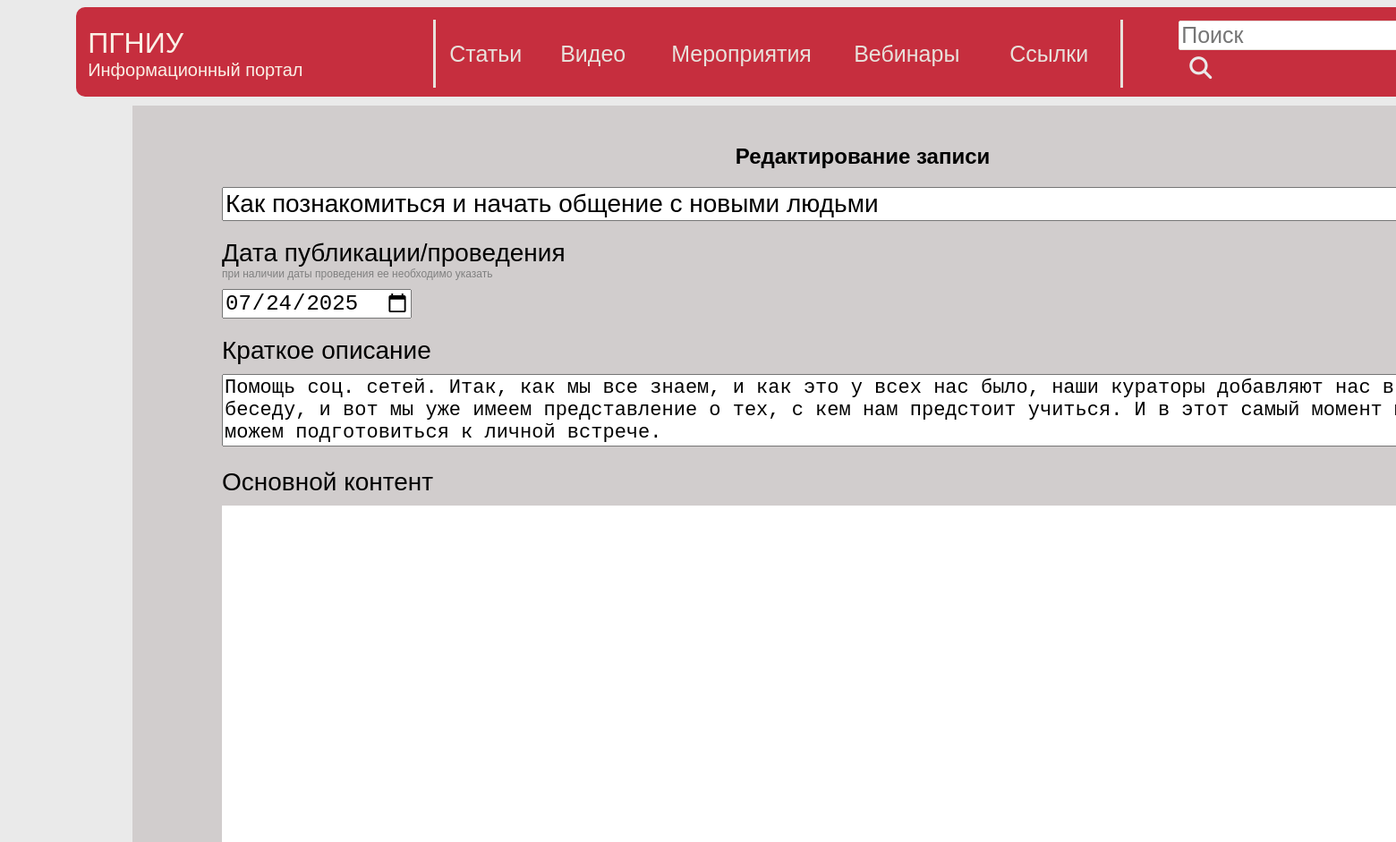
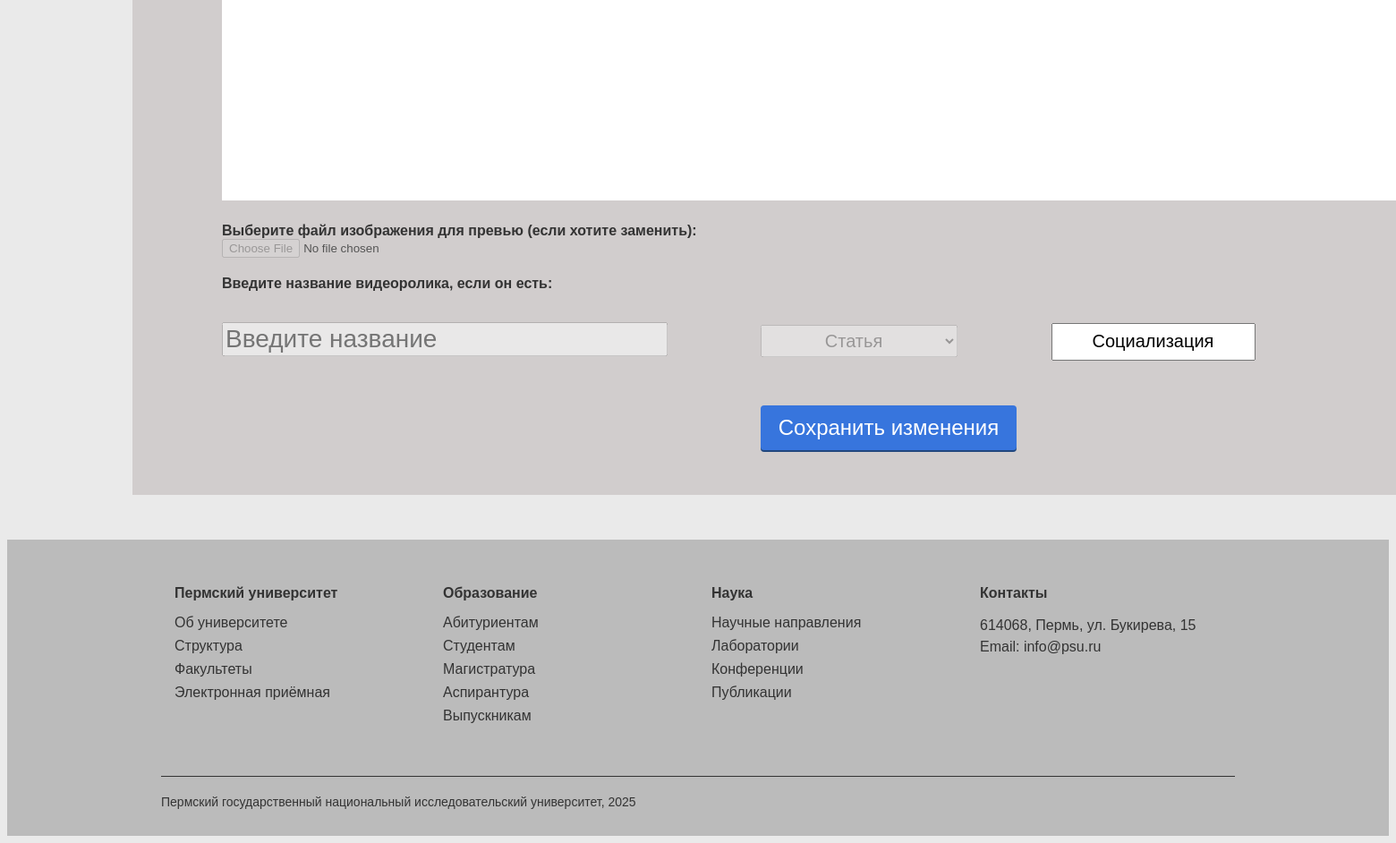
Page /Портал/admin/edit/edit-article.php?id=31 on the committed database (2 pictures, top to bottom).
### tables this page shows
CREATE TABLE `posts` (
  `Id` int NOT NULL,
  `Title` varchar(64) DEFAULT NULL,
  `Short` varchar(256) DEFAULT NULL,
  `Published` date DEFAULT (curdate()),
  `Info` mediumtext,
  `Preview` varchar(40) DEFAULT NULL,
  `Theme` varchar(30) DEFAULT NULL,
  `Type` int NOT NULL DEFAULT '1'
);

### Портал/admin/edit/edit-article.php (the view, shortened to what this page needs)
<?php
include "../../construct/functions.php";
$errors = [];
$id = isset($_GET['id']) ? intval($_GET['id']) : 0;
$stmt = $pdo->prepare("SELECT * FROM posts WHERE Id = ?");
$stmt->execute([$id]);
$post = $stmt->fetch(PDO::FETCH_ASSOC);
if ($_SERVER['REQUEST_METHOD'] === 'POST') {
    $title = trim($_POST['title'] ?? '');
    $date = $_POST['date'] ?? null;
    $short_description = trim($_POST['short_description'] ?? '');
    $content = $_POST['content'] ?? '';
    $topic = trim($_POST['topic'] ?? '');
    if ($title === '') {
        $errors[] = "Заголовок обязателен.";
    }
    if (empty($errors)) {
        if (empty($errors)) {
            $stmt = $pdo->prepare("UPDATE posts SET Title = ?, Published = ?, Short = ?, Info = ?, Theme = ? WHERE Id = ?");
            $stmt->execute([
                $title,
                $date ?: null,
                $short_description,
                $content,
                $topic,
                $id
            ]);
            echo '<script>window.location.href = "../article-admin.php";</script>';
            exit;
        }
    }
} else {
    $title = $post['Title'];
    $date = $post['Published'];
    $short_description = $post['Short'];
    $topic = $post['Theme'];
}
?>
<!DOCTYPE html>
<html lang="en">
<head>
    <link rel="stylesheet" href="../../css/main.css" />
    <link rel="stylesheet" href="https://use.fontawesome.com/releases/v5.15.4/css/all.css" />
    <link href="https://cdn.quilljs.com/1.3.6/quill.snow.css" rel="stylesheet" />
</head>
<body>
    <?php include("../../construct/Shapka_admin_inside.php"); ?>
    <div class="back" style="border-top: solid #d1cdcd;">
        <div class="posts col-9">
            <div style="margin-top: 40px;">
                <h2 style="text-align:center;"> Редактирование записи </h2>
            </div>
            <div>
                <form action="edit-article.php?id=<?= $id ?>" method="post" enctype="multipart/form-data">
                    <input name="title" type="text" placeholder="Заголовок" required
                        style="font-size: 28px; margin-left: 100px; width: 85%;"
                        value="<?= htmlspecialchars($title ?? '', ENT_QUOTES) ?>" />
                    <p style="font-size: 28px; margin-left: 100px; margin-top: 20px;"> Дата публикации/проведения </p>
                    <p style="font-size: 12px; margin-left: 100px; margin-top: 0px; color: grey;">
                        при наличии даты проведения ее необходимо указать
                    </p>
                    <input type="date" name="date"
                        style="font-size: 24px; margin-left: 100px; margin-top: 10px;"
                        value="<?= htmlspecialchars($date ?? '', ENT_QUOTES) ?>" />
                    <div style="margin-top: 20px;">
                        <p style="margin-top: 20px; margin-left: 100px; font-size: 28px;"> Краткое описание </p>
                        <textarea name="short_description" placeholder="2-3 предложения об информации внутри"
                            style="margin-top: 10px; margin-left: 100px; font-size: 22px; width: 85%;" rows="3"><?= htmlspecialchars($short_description ?? '', ENT_QUOTES) ?></textarea>
                    </div>
                    <p style="margin-top: 20px; margin-left: 100px; font-size: 28px;"> Основной контент </p>
                    <div id="editor-container" style=" background: white; height: 600px;"></div>
                    <label for="file-upload" style="display: block; margin-left: 100px; margin-top: 25px; font-weight: bold; color: #333;">
                        Выберите файл изображения для превью (если хотите заменить):
                    </label>
                    <input disabled type="file" id="file-upload" name="file" style="margin-left: 100px; width: 85%;" />
                    <label for="link-input" style="display: block; margin-left: 100px; margin-top: 20px; font-weight: bold; color: #333;">
                        Введите название видеоролика, если он есть:
                    </label>
                    <input name="file_vid" type="text" placeholder="Введите название" disabled
                        style="font-size: 28px; margin-left: 100px; width: 30%;"
                        value="<?= htmlspecialchars($file_vid ?? '', ENT_QUOTES) ?>" />
                    <select name="record_type" disabled
                        style="font-size: 20px; width: 220px; height: 36px; margin-top: 35px; margin-left: 100px; text-align: center;">
                        <option value="">
                            <?php
                            if($post['Type'] == 1) echo 'Статья';
                            else if($post['Type'] == 2)  echo 'Видео';
                            else if($post['Type'] == 3)  echo 'Мероприятие';
                            else  echo 'Вебинар';
                            ?>
                        </option>
                    </select>
                    <input name="topic" type="text" placeholder="Тема"
                        style="font-size: 20px; width: 220px; height: 36px; margin-top: 35px; margin-left: 100px; text-align: center;"
                        value="<?= htmlspecialchars($topic ?? '', ENT_QUOTES) ?>" />
                    <br>
                    <div>
                        <button name="edit_post" class="btn" type="submit"
                            style="margin-left: 43%; font-size: 24px; height: 50px; margin-top: 50px; margin-bottom: 50px;">
                            Сохранить изменения
                        </button>
                    </div>
                </form>
            </div>
        </div>
    </div>
    <?php include("../../construct/footer.php"); ?>
</body>
</html>

### Портал/construct/Shapka_admin_inside.php (shortened to what this page needs)
<header class="topside">
    <table style="padding-top: 12px; padding-left: 10px;">
        <tr>
            <td style="width: 385px; border-right: solid; border-right-color: #e8e1db;">
                <a href="<?php echo '../'.Admin_Main?>">
                    <p style="font-size: 32px; text-align: left; cursor: pointer;">  ПГНИУ </p>
                    <p style="font-size: 20px; text-align: left; cursor: pointer;"> Информационный портал </p>
                </a>
            </td>
            <td style="width: 120px;">
                <a href = "<?php echo '../'.Admin_Posts?>"><p class="clicker"> Статьи </p></a>
            </td>
            <td style="width: 120px;">
                <a href = "<?php echo '../'.Admin_Videos?>"><p class="clicker"> Видео </p></a>
            </td>
            <td style="width: 200px;">
                <a href = "<?php echo '../'.Admin_Events?>"><p class="clicker"> Мероприятия </p></a>
            </td>
            <td style="width: 170px;">
                <a href = "<?php echo '../'.Admin_WebEvents?>"><p class="clicker"> Вебинары </p></a>
            </td>
            <td style="width: 135px; border-right: solid; border-right-color: #e8e1db;">
                <a href = "<?php echo '../'.Admin_Usefull?>"><p class="clicker"> Ссылки </p> </a>
            </td>
            <td style="width: 380px; padding-left: 60px;">
                <form action="../search-admin.php" method="post">
                    <input type="text" name="searchWord" class="search" placeholder="Поиск"></input>
                    <button class="glass"> <i class="fa-solid fa-magnifying-glass" style="color: #EAEAEA;"></i> </button>
                </form>
            </td>
        </tr>
    </table>
</header>

### Портал/construct/footer.php (shortened to what this page needs)
  <footer class="psu-footer">
  <div class="footer-container">
    <div class="footer-main">
      <div class="footer-column">
        <h4>Пермский университет</h4>
        <ul>
          <li><a href="http://www.psu.ru/universitet/ob-universitete">Об университете</a></li>
          <li><a href="http://www.psu.ru/podrazdeleniya/polnaya-struktura-pgniu">Структура</a></li>
          <li><a href="http://www.psu.ru/fakultety">Факультеты</a></li>
          <li><a href="http://www.psu.ru/zaday-vopros">Электронная приёмная</a></li>
        </ul>
      </div>
      <div class="footer-column">
        <h4>Образование</h4>
        <ul>
          <li><a href="http://www.psu.ru/postupayushchim-v-permskij-universitet">Абитуриентам</a></li>
          <li><a href="https://stud.psu.ru/">Студентам</a></li>
          <li><a href="http://www.psu.ru/obrazovanie/vysshee-obrazovanie/postuplenie-983475/magistratura">Магистратура</a></li>
          <li><a href="http://www.psu.ru/obrazovanie/vysshee-obrazovanie/postuplenie-983475/aspirantura">Аспирантура</a></li>
          <li><a href="http://www.psu.ru/vypusknikam">Выпускникам</a></li>
        </ul>
      </div>
      <div class="footer-column">
        <h4>Наука</h4>
        <ul>
          <li><a href="http://www.psu.ru/nauka/napravleniya-nauchnoj-deyatelnosti-i-nauchnye-lidery">Научные направления</a></li>
          <li><a href="http://www.psu.ru/nauka/nauchnye-laboratorii">Лаборатории</a></li>
          <li><a href="http://www.psu.ru/nauka/nauchnye-konferentsii">Конференции</a></li>
          <li><a href="http://www.psu.ru/nauka/elektronnye-publikatsii">Публикации</a></li>
        </ul>
      </div>
      <div class="footer-column">
        <h4>Контакты</h4>
        <address>
          614068, Пермь, ул. Букирева, 15<br>
          Email: info@psu.ru
        </address>
      </div>
    </div>
    <div class="footer-bottom">
      <div class="copyright">
        Пермский государственный национальный исследовательский университет, 2025
      </div>
    </div>
  </div>
</footer>

### Портал/css/main.css (style rules this page uses)
html { scroll-behavior: smooth; }
body { background: #EAEAEA; font-family: Verdana, sans-serif; }
a { text-decoration: inherit; color: inherit; }
.topside { top: 8px; margin-left: 5%; width: 1728px; height: 100px; position: sticky; z-index: 1000; margin-top: 5px; background-color: #C62E3E; color: #faf0e6; border-radius: 10px; }
.back { position:initial; width: 1632px; height: auto; margin-left: 140px; margin-top: 10px; background-color: #D1CDCD; overflow-y: auto; padding-left: 0px; }
p { margin: auto; }
.clicker { margin-top: 0px; text-align: center; color: #e8e1db; background: inherit; position: relative; cursor: pointer; text-decoration: none; border: none; font-size: 25px; }
.search { margin-top: 0px; position: relative; border: none; font-size: 25px; }
.glass { margin-top: 0px; position: relative; cursor: pointer; font-size: 25px; text-decoration: none; background-color: inherit; border: none; }
.btn { display: inline-block; box-sizing: border-box; padding: 0 20px; margin: 0 15px 15px 0; outline: none; border: none; border-radius: 4px; height: 32px; line-height: 32px; font-size: 14px; font-weight: 500; text-decoration: none; color: #fff; background-color: #3775dd; box-shadow: 0 2px #21487f; cursor: pointer; user-select: none; appearance: none; touch-action: manipulation; vertical-align: top; }

### Портал/admin/edit/edit-article.php (style rules this page uses)
#editor-container { margin-top: 10px; margin-left: 100px; width: 85%; }

### Портал/construct/Shapka_admin_inside.php (style rules this page uses)
.clicker { transition: all 0.3s ease; padding: 8px 12px; border-radius: 8px; display: inline-block; }
td:first-child a p { transition: all 0.3s ease; }
.glass { transition: all 0.3s ease; border-radius: 8px; padding: 6px 12px; }
.search { border-radius: 2px; border: 1px solid #e8e1db; }

### Портал/construct/footer.php (style rules this page uses)
.psu-footer { background-color: #bbbbbb; color: #333333; padding: 30px 0; font-family: 'PT Sans', Arial, sans-serif; margin-top: 50px; }
.footer-container { max-width: 1200px; margin: 0 auto; padding: 0 15px; }
.footer-main { display: flex; flex-wrap: wrap; margin-bottom: 30px; }
.footer-column { flex: 1; min-width: 200px; margin-bottom: 20px; padding: 0 15px; }
.footer-column h4 { font-size: 16px; margin-bottom: 15px; color: #333333; }
.footer-column ul { list-style: none; padding: 0; margin: 0; }
.footer-column li { margin-bottom: 8px; }
.footer-column a { color: #333333; text-decoration: none; transition: color 0.3s; }
address { font-style: normal; color: #333333; line-height: 1.5; }
.footer-bottom { display: flex; justify-content: space-between; align-items: center; border-top: 1px solid #333333; padding-top: 20px; font-size: 14px; }
.copyright { color: #333333; }

### rows in the picture
posts: title "Как познакомиться и начать общение с новыми людьми", date "07/24/2025", short_description "Помощь соц. сетей. Итак, как мы все знаем, и как это у всех нас было, наши кураторы добавляют нас в одну беседу, и вот мы уже имеем представление о тех, с кем нам предстоит учиться. И в этот самый момент мы можем подготовиться к личной встрече.", topic "Социализация"
